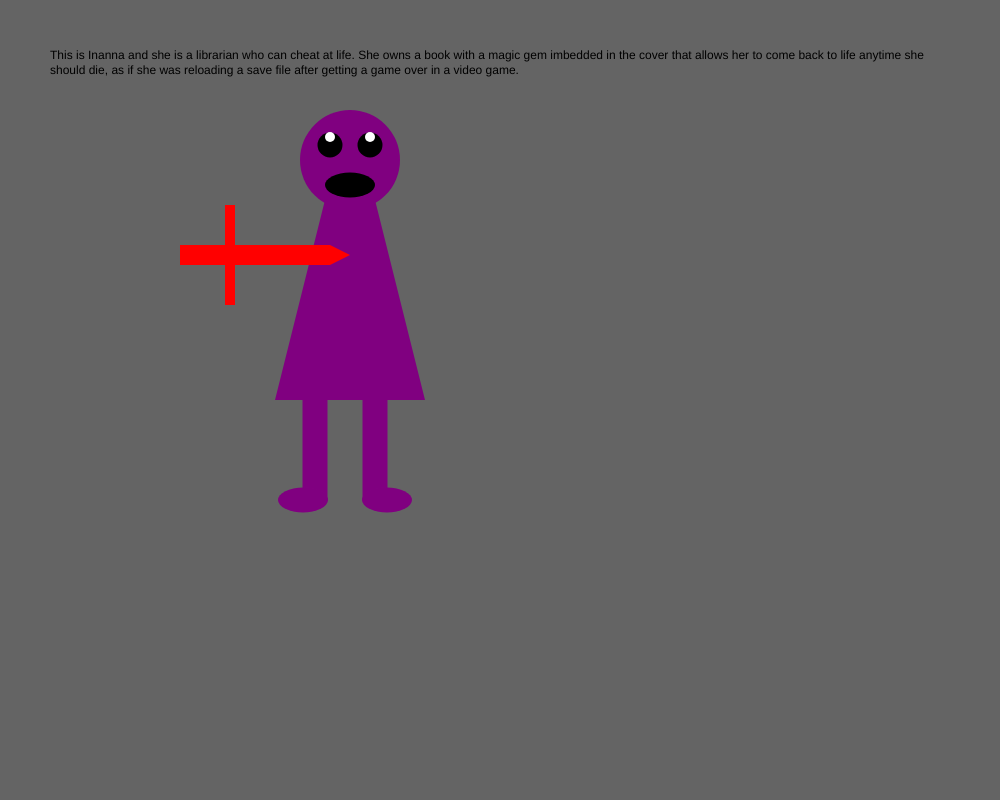
Frame 1 (no input)
Frame 60 (no input): identical to frame 1, image omitted
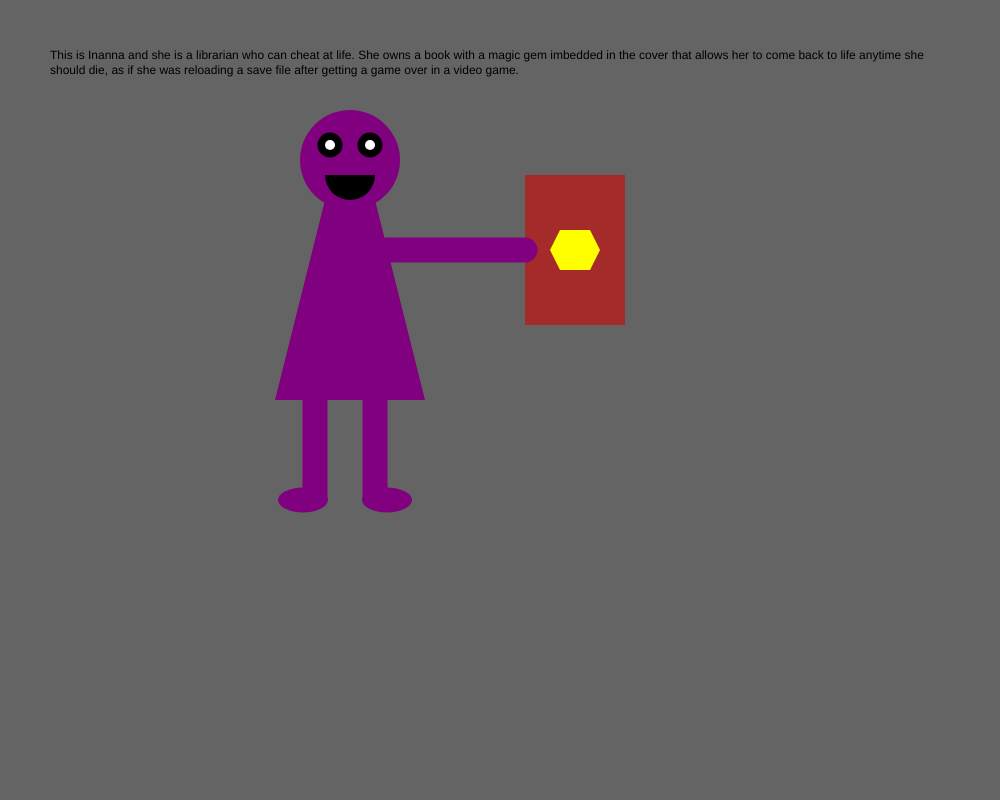
Frame 120 (the mouse pressed at the canvas centre since frame 60)

The p5.js sketch that drew these frames (run headless with seeded random() and noise() and a simulated clock; from frame 60 on, the mouse is pressed at the canvas centre):

// p5.js sketch
// ── sketch.js
function setup() {
  createCanvas(1000, 800);
  rectMode(CENTER);
  ellipseMode(CENTER);
  noStroke();
}

function draw() {
  background(100);

  if (mouseIsPressed) {
    fill('black')
    text("This is Inanna and she is a librarian who can cheat at life. She owns a book with a magic gem imbedded in the cover that allows her to come back to life anytime she should die, as if she was reloading a save file after getting a game over in a video game.", 500, 100, 900, 100);

    // book
    fill("brown");
    rect(575, 250, 100, 150);

    // magic gem
    fill("yellow");
    quad(590, 230, 560, 230, 550, 250, 600, 250);
    quad(590, 270, 560, 270, 550, 250, 600, 250);

    // body
    fill("purple");
    ellipse(350, 160, 100, 100);
    quad(375, 200, 325, 200, 275, 400, 425, 400);
    rect(315, 450, 25, 100);
    rect(375, 450, 25, 100);
    ellipse(303, 500, 50, 25);
    ellipse(387, 500, 50, 25);
    rect(450, 250, 145, 25);
    ellipse(525, 250, 25, 25);

    // facial expression
    fill("black");
    arc(350, 175, 50, 50, TWO_PI, PI);
    ellipse(330, 145, 25, 25);
    ellipse(370, 145, 25, 25);

    fill("white");
    ellipse(330, 145, 10, 10);
    ellipse(370, 145, 10, 10);
  } else {
    fill('black')
    text("This is Inanna and she is a librarian who can cheat at life. She owns a book with a magic gem imbedded in the cover that allows her to come back to life anytime she should die, as if she was reloading a save file after getting a game over in a video game.", 500, 100, 900, 100);

    // body
    fill("purple");
    ellipse(350, 160, 100, 100);
    quad(375, 200, 325, 200, 275, 400, 425, 400);
    rect(315, 450, 25, 100);
    rect(375, 450, 25, 100);
    ellipse(303, 500, 50, 25);
    ellipse(387, 500, 50, 25);

    // facial expression
    fill("black");
    ellipse(350, 185, 50, 25);
    ellipse(330, 145, 25, 25);
    ellipse(370, 145, 25, 25);

    fill("white");
    ellipse(330, 137, 10, 10);
    ellipse(370, 137, 10, 10);

    // knife
    fill("red");
    triangle(350, 255, 330, 245, 330, 265);
    rect(255, 255, 150, 20);
    rect(230, 255, 10, 100);
  }

}
